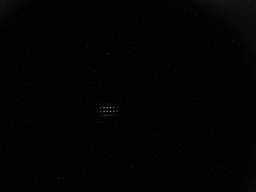
#> input picture 09172021_14N6p_test_bright=0_EPt=10s_slit=3mm_8pA.bmp, 256 x 192 px, shrunk from 1280 x 960 before the run; its folder holds only this picture in this run
$ python -i analyzer.py   (imports and definitions only)
#> lines starting #> are read from the running program, lines starting #| are printed output that depends on the picture; after the words box and inside, x2 and y2 are one past the last pixel; in counts of white or black regions, pixels touching at a corner belong together
import numpy as np
import copy
from PIL import Image
from scipy.ndimage import rotate, median_filter, gaussian_filter
from scipy.signal import find_peaks
from scipy.optimize import minimize
import random


class PepperPotAnalyzer:
    """Class for analyzing pepper-pot images and calculating emittance using PAT-style algorithms"""

    def __init__(self):
        # Default parameters (updated to match PAT defaults)
        self.scaling = 0.048807  # Default scaling factor (mm/pixel) from PAT config
        self.offset = 0  # Default offset
        self.distance = 41  # Default L value (distance from pepper-pot to screen in mm) from PAT
        self.hole_diameter = 0.1  # Hole diameter in mm (from PAT)
        self.hole_space = 1.0  # Hole spacing in mm (from PAT)
        self.threshold = 0.2  # Default intensity threshold
        self.rotation_angle = 0  # Default rotation angle
        self.alpha = 0.57  # Default peak detection sensitivity
        self.xhole_positions = []  # X hole positions
        self.yhole_positions = []  # Y hole positions
        self.peak_size = 10  # Default peak size
        self.intensity_scale = 1.0  # Default intensity scale factor
        self.spot_intensitymin = 10  # Minimum intensity for spot detection (from PAT)
        self.spot_areamin = 5  # Minimum area for valid spots (from PAT)

        # Image data
        self.raw_image = None
        self.background_image = None
        self.processed_image = None
        self.cropped_image = None
        self.x_profile = None
        self.y_profile = None
        self.signal_mask = None  # Added: Binary mask for signal identification
        self.denoised_image = None  # Added: Denoised image
        self.fit_image = None  # Added: Curve-fitted image
        self.combined_image = None  # Added: Combined image

        # Results
        self.hole_coordinates = []
        self.clean_hole_data = []
        self.clean_hole_sizes = []
        self.emittance_results = {}

    # [58 lines left out: functions load_image, subtract_background, rotate_image, crop_image, calculate_profiles, get_std, not called in this run]

    def get_background_level(self, image):
        """Calculate background level using edge pixels (PAT method)"""
        if image is None:
            return 0

        height, width = image.shape
        edge_pixels = []

        # Add top and bottom rows
        edge_pixels.extend(image[0, :])
        edge_pixels.extend(image[-1, :])

        # Add left and right columns (excluding corners)
        edge_pixels.extend(image[1:-1, 0])
        edge_pixels.extend(image[1:-1, -1])

        # Calculate average of edge pixels
        return np.mean(edge_pixels)

    # PAT-style median filtering
    def apply_median_filter(self, image):
        """Apply median filter to reduce salt-and-pepper noise (PAT step 1)"""
        if image is None:
            return None

        return median_filter(image, size=3)

    # PAT-style mean filtering
    def apply_mean_filter(self, image):
        """Apply mean filter for smoothing (PAT step 2)"""
        if image is None:
            return None

        return gaussian_filter(image, sigma=1)

    # PAT-style signal marking
    def signal_mark(self, image):
        """Mark signal parts of the image (PAT method)"""
        if image is None:
            return None, None

        # 1. Detect background
        background = self.get_background_level(image)

        # 2. Apply median filtering
        median_filtered = self.apply_median_filter(image)

        # 3. Apply mean filtering
        smoothed = self.apply_mean_filter(median_filtered)

        # 4. Create signal mask based on intensity threshold
        mask = np.zeros_like(smoothed, dtype=bool)
        mask[smoothed > (background + self.spot_intensitymin)] = True

        # 5. Apply area filtering (remove small spots)
        from scipy import ndimage
        labeled_mask, num_features = ndimage.label(mask)

        for i in range(1, num_features + 1):
            area = np.sum(labeled_mask == i)
            if area < self.spot_areamin:
                mask[labeled_mask == i] = False

        return mask, smoothed

    # PAT-style Gaussian curve fitting
    def gaussian_function(self, params, x, y):
        """2D Gaussian function for curve fitting"""
        A, x0, y0, sigma_x, sigma_y = params
        return A * np.exp(-((x - x0) ** 2 / (2 * sigma_x ** 2) + (y - y0) ** 2 / (2 * sigma_y ** 2)))

    def fit_gaussian(self, region):
        """Fit a 2D Gaussian to a region (PAT-style curve fitting)"""
        if region is None or np.sum(region) == 0:
            return None, None

        height, width = region.shape
        y, x = np.mgrid[0:height, 0:width]
        x = x.flatten()
        y = y.flatten()
        z = region.flatten()

        # Initial guess
        max_idx = np.argmax(region)
        y_max, x_max = np.unravel_index(max_idx, region.shape)
        max_val = region[y_max, x_max]

        initial_guess = [max_val, x_max, y_max, width / 10, height / 10]

        # Define error function to minimize
        def error_function(params):
            model = self.gaussian_function(params, x, y)
            return np.sum((z - model) ** 2)

        # Calculate "fitting rate" (Overlap/Combination)
        def fitting_rate(params):
            model = np.zeros_like(region)
            for i in range(height):
                for j in range(width):
                    model[i, j] = self.gaussian_function(params, j, i)
                    if model[i, j] > 1:
                        model[i, j] = 1

            overlap = 0
            combination = 0

            for i in range(height):
                for j in range(width):
                    if region[i, j] > 0:
                        if model[i, j] < region[i, j]:
                            overlap += model[i, j]
                            combination += region[i, j]
                        else:
                            overlap += region[i, j]
                            combination += model[i, j]
                    else:
                        combination += model[i, j]

            if combination == 0:
                return 0
            return -overlap / combination  # Negative because we're minimizing

        try:
            # Use PAT's fitting rate instead of sum of squares
            result = minimize(fitting_rate, initial_guess, method='Nelder-Mead')
            fitted_params = result.x

            # Create fitted Gaussian
            fitted_data = np.zeros_like(region)
            for i in range(height):
                for j in range(width):
                    fitted_data[i, j] = self.gaussian_function(fitted_params, j, i)

            return fitted_data, fitted_params
        except:
            return None, None

    def denoise_image(self, image, signal_mask):
        """Denoise image based on signal mask (PAT method)"""
        if image is None or signal_mask is None:
            return None

        denoised = np.zeros_like(image)
        denoised[signal_mask] = image[signal_mask]
        return denoised

    def curve_fit_image(self, image, signal_mask):
        """Apply curve fitting to the image (PAT method)"""
        if image is None or signal_mask is None:
            return None

        # Label connected components
        from scipy import ndimage
        labeled_mask, num_spots = ndimage.label(signal_mask)

        fitted_image = np.zeros_like(image, dtype=float)

        # Process each spot
        for spot_idx in range(1, num_spots + 1):
            # Extract spot region
            spot_mask = (labeled_mask == spot_idx)
            y_indices, x_indices = np.where(spot_mask)

            if len(x_indices) == 0 or len(y_indices) == 0:
                continue

            x_min, x_max = np.min(x_indices), np.max(x_indices)
            y_min, y_max = np.min(y_indices), np.max(y_indices)

            # Extract region with padding
            pad = 5
            x_min_pad = max(0, x_min - pad)
            x_max_pad = min(image.shape[1] - 1, x_max + pad)
            y_min_pad = max(0, y_min - pad)
            y_max_pad = min(image.shape[0] - 1, y_max + pad)

            spot_region = image[y_min_pad:y_max_pad + 1, x_min_pad:x_max_pad + 1].copy()
            spot_mask_region = spot_mask[y_min_pad:y_max_pad + 1, x_min_pad:x_max_pad + 1]

            # Set non-signal pixels to zero for fitting
            spot_region[~spot_mask_region] = 0

            # Fit Gaussian
            fitted_region, params = self.fit_gaussian(spot_region)

            if fitted_region is not None:
                fitted_image[y_min_pad:y_max_pad + 1, x_min_pad:x_max_pad + 1] = fitted_region

        return fitted_image

    def combine_data(self, image, denoised_image, fitted_image, signal_mask):
        """Combine original and fitted data (PAT method)"""
        if image is None or denoised_image is None or fitted_image is None:
            return None

        combined = np.zeros_like(image, dtype=float)

        # Use original data for signal pixels, fitted data elsewhere
        for i in range(image.shape[0]):
            for j in range(image.shape[1]):
                if signal_mask[i, j]:
                    # If pixel is saturated, use fitted value
                    if image[i, j] >= 255:
                        combined[i, j] = fitted_image[i, j]
                    else:
                        combined[i, j] = image[i, j]
                else:
                    combined[i, j] = fitted_image[i, j]

        return combined

    def preprocess_image(self, image):
        """Full preprocessing pipeline (PAT workflow)"""
        if image is None:
            return None, None, None, None

        # 1. Signal mark
        signal_mask, smoothed = self.signal_mark(image)

        # 2. Denoise
        denoised = self.denoise_image(image, signal_mask)

        # 3. Curve fit
        fitted = self.curve_fit_image(image, signal_mask)

        # 4. Combine data
        combined = self.combine_data(image, denoised, fitted, signal_mask)

        return signal_mask, denoised, fitted, combined

    # [236 lines left out: functions analyze_holes, calculate_emittance, generate_particles, not called in this run]

>>> import cv2
>>> picture = cv2.imread('09172021_14N6p_test_bright=0_EPt=10s_slit=3mm_8pA.bmp', cv2.IMREAD_GRAYSCALE)
#> picture is the input picture: shape (192, 256); min 0, max 135, mean 2.3
>>> result = PepperPotAnalyzer().preprocess_image(picture)
#> in signal_mark, `background = self.get_background_level(image)`: background = 4.5
#> in apply_median_filter, `return median_filter(image, size=3)`:
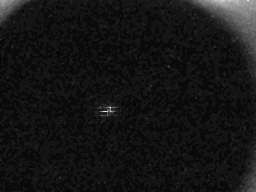
#> returned value: shape (192, 256); min 0, max 25, mean 2.1; drawn with min black and max white
#> in apply_mean_filter, `return gaussian_filter(image, sigma=1)`:
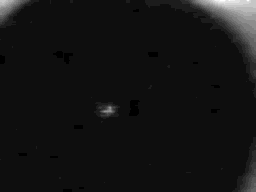
#> returned value: shape (192, 256); min 0, max 18, mean 1.43; drawn with min black and max white
#> in preprocess_image, `signal_mask, smoothed = self.signal_mark(image)`:
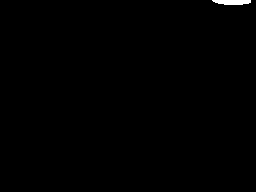
#> signal_mask: shape (192, 256) bool; 0.33% white; 1 white region, box (x1, y1, x2, y2) and area: (212, 0, 251, 5) 163
#> in curve_fit_image, `labeled_mask, num_spots = ndimage.label(signal_mask)`: num_spots = 1
#> the loop in curve_fit_image, `for spot_idx in range(1, num_spots + 1):` made 1 pass
#> (x_min, y_min, x_min_pad, x_max_pad, y_min_pad, y_max_pad) on pass 1: (212, 0, 207, 255, 0, 9)
